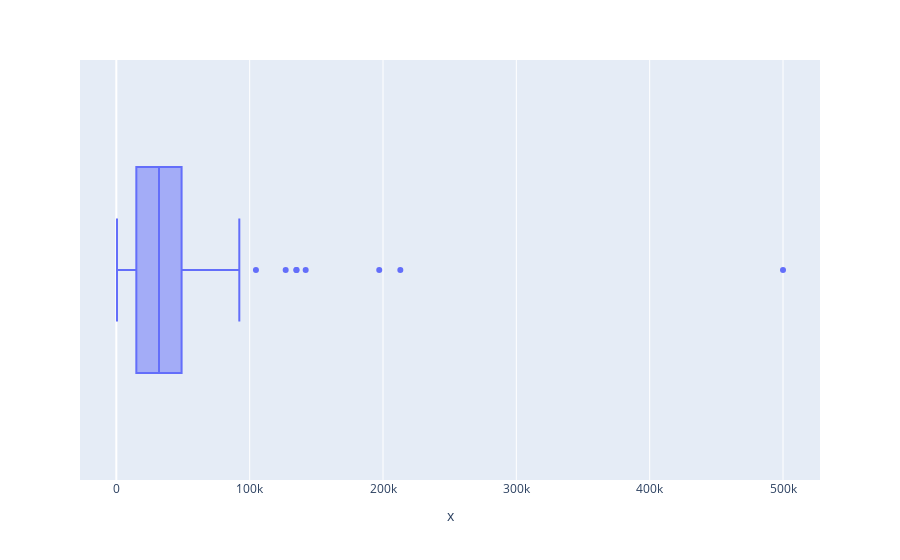

Notebook code cell kept with this figure:
### Code cell
px.box(x=df["Driven_kms"])

### Figure 1 — Plotly figure (JSON) as saved in the notebook; plotly's stock layout.template omitted (floating-point values rounded to 4 significant figures; data arrays with more than 128 entries replaced by an {"elided": "..."} marker saying what was removed)
{"data": [{"alignmentgroup": "True", "hovertemplate": "x=%{x}<extra></extra>", "legendgroup": "", "marker": {"color": "#636efa"}, "name": "", "notched": false, "offsetgroup": "", "orientation": "h", "showlegend": false, "type": "box", "x": {"elided": "299 int values"}, "x0": " ", "xaxis": "x", "y0": " ", "yaxis": "y"}], "layout": {"boxmode": "group", "legend": {"tracegroupgap": 0}, "margin": {"t": 60}, "xaxis": {"anchor": "y", "domain": [0, 1], "title": {"text": "x"}}, "yaxis": {"anchor": "x", "domain": [0, 1]}}}
